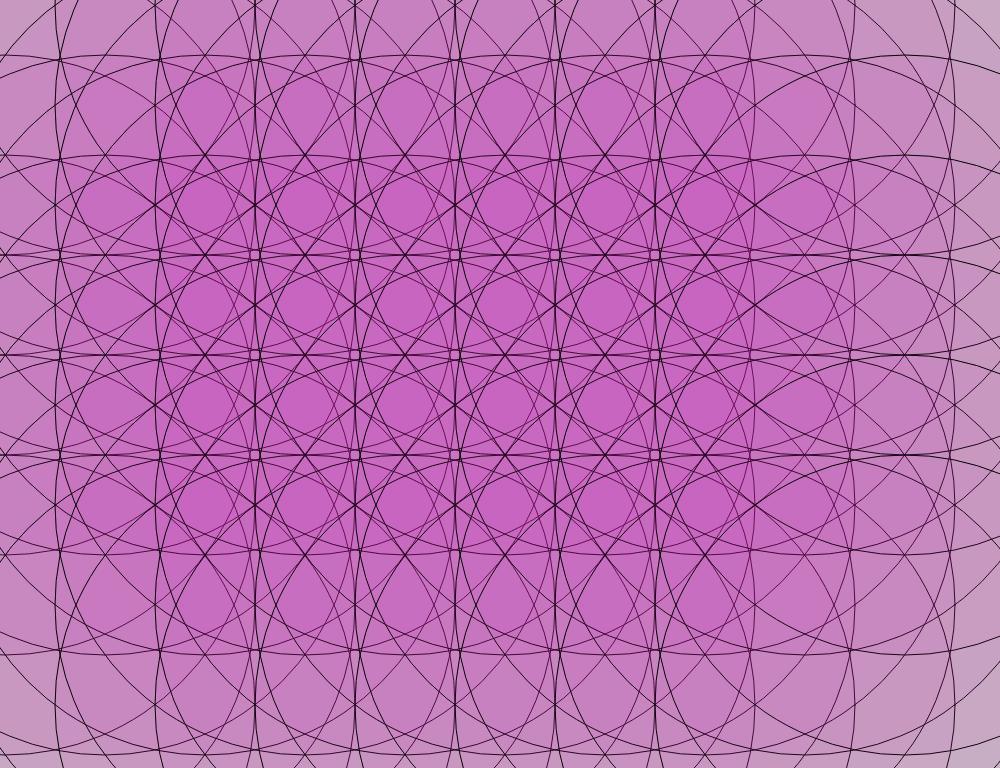
Frame 1 (no input)
Frame 60 (no input): identical to frame 1, image omitted
Frame 120 (the mouse pressed at the canvas centre since frame 60): identical to frame 1, image omitted

The p5.js sketch that drew this single still picture (run headless with seeded random() and noise() and a simulated clock; from frame 60 on, the mouse is pressed at the canvas centre):

// p5.js sketch
// ── sketch.js

function setup(){
   createCanvas(1000, 768); 

}

function draw(){
    
    background(200); 
//// STEP FOUR: DON'T HAVE TO CHANGE MUCH TO ADD MORE LINES! JUST CHANGE THE TEST PARAMETER TO WIDTH  
//    for(var i = 5; i<= width; i+=5){
//        line(i, 0, i, height);     
//    }
//// END STEP FOUR

// Here's what a loop is looking for:
// for(___(1)initialize-the-var___, ___(2)test-keep-running-loop?___, ___(4)update-the-var___){
//      ___(3)code-statement___
//  }

//STEP FIVE: A NESTED LOOP. A LOOP WITHIN A LOOP TO CREATE A GRID OF CIRCLES
    fill(200, 40, 178, 10);
    for(var x = 5; x< width; x+=100){
        for(var y = 5; y < height; y+=100){
            ellipse(x, y, 500, 500);
        }
    }
//END STEP FIVE
    
    
}
